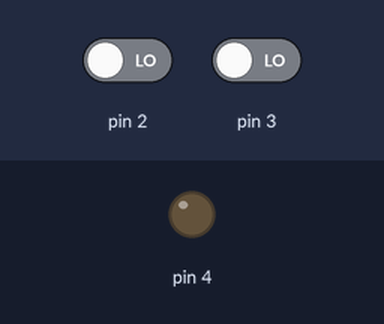
Recording of a sketch running on a simulated Arduino Uno, built with avr-gcc and run on an emulated ATmega328P. Shown: output pins drawn as LEDs (lit = HIGH). The inputs (shaded band) are chosen by the test bench; at power-on: pin 2 LOW, pin 3 LOW.

Above: at 1.2 s.
1.3 s: pin 2 driven HIGH
At 2.4 s:
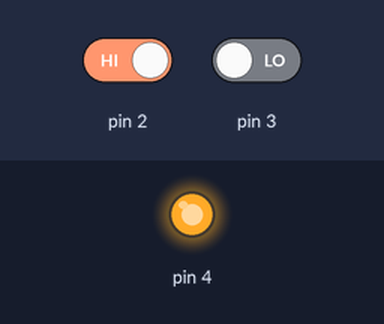
Timing chart, 0 to 4.3 s (numbered marks = the images above; inputs shaded):
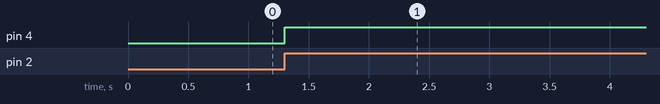

The sketch:

startstop.ino
```cpp
//Autor:Dario Jorge Iglesias
boolean START,STOP,Z,Z1;
void setup()
{
 pinMode(2,INPUT);
 pinMode(3,INPUT);
 pinMode(4,OUTPUT);
}
void loop()
{
 START=digitalRead(2);
 STOP=digitalRead(3);
 Z=Z1&!STOP;
 Z1=START|(Z1&!STOP);
 digitalWrite(4,Z1);
 }
```

Measured:
- after the input at 1.3 s, pin 4: LOW → HIGH at once
